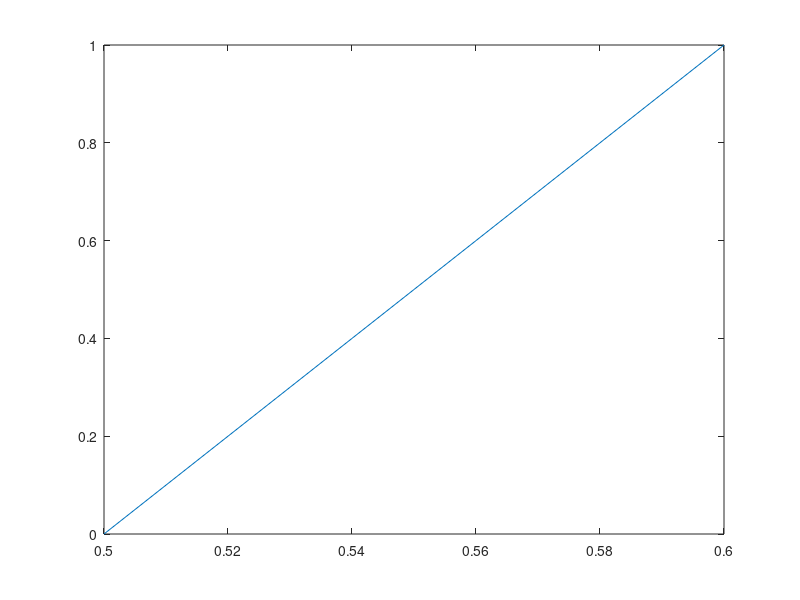

The MATLAB script that drew this image:
x_0 = 0.5
x_1 = 0.6

f = @(x) (x-x_0)/(x_1-x_0);

% 2 node approximation
% so x = +- srt(3)/3, w=1

x_eval = (sqrt(3)/3).*[-1,1];

x_eval = x_eval*((x_1-x_0)/2) + ((x_1 + x_0)/2);

plot([x_0:0.01:x_1],f([x_0:0.01:x_1]))

weights_2 = [1,1];

quadest =((x_1 - x_0)/2)*dot(f(x_eval),weights_2)